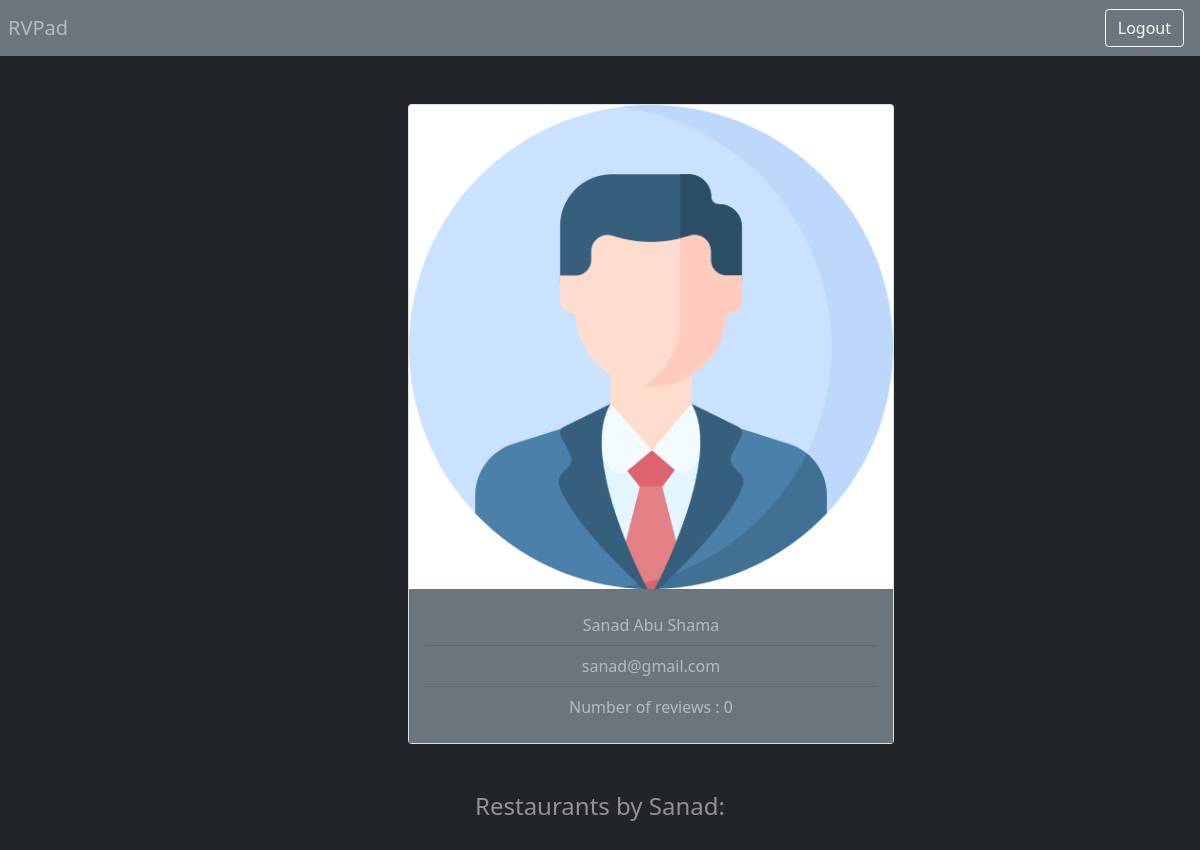
/rvpad/users/9 (signed in), run on an earlier commit of the app's database.
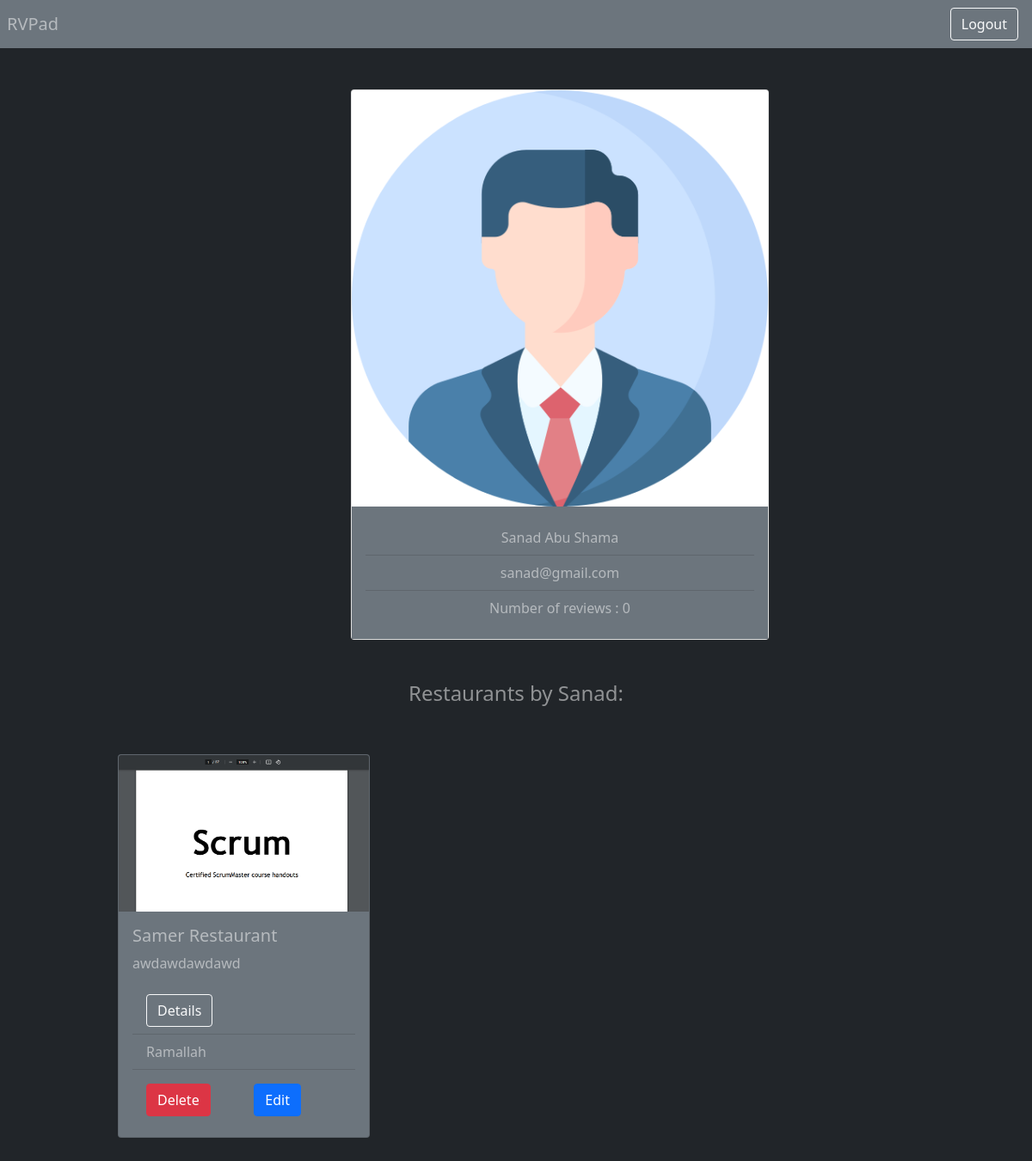
And on a later commit of the database.
### rvpad_app/models.py (models this page shows, shortened)
class Restaurant(models.Model):
    name = models.CharField(max_length=255)
    description = models.TextField()
    location = models.CharField(max_length=255)
    image = models.ImageField(
        upload_to='images/', default='/static/imgs/no_image.png')
    posted_by = models.ForeignKey(
        User, related_name="restaurants", on_delete=models.CASCADE)
    created_at = models.DateTimeField(auto_now_add=True)
    updated_at = models.DateTimeField(auto_now=True)
    objects = RestaurantManager()

### rvpad_app/views.py (the view)
# urls.py: path('users/<int:user_id>', views.user_profile),
def user_profile(request, user_id):
    if 'userid' in request.session:
        user = User.objects.get(id=user_id)
        reviews = user.reviews.all()
        context = {
            'user': user,
            'num_reviews': len(reviews)
        }
        return render(request, 'user_prof.html', context)
    else:
        return redirect('/login_register')

### rvpad_app/templates/user_prof.html (shortened to what this page needs)
<!DOCTYPE html>
<html lang="en">
  <head>
  </head>
  <link
    href="https://cdn.jsdelivr.net/npm/bootstrap@5.1.3/dist/css/bootstrap.min.css"
    rel="stylesheet"
  />
  <body class="bg-dark text-white-50">
    <nav class="navbar navbar-light bg-secondary justify-content-between px-2">
      <a href="/" class="navbar-brand mr-8 text-white-50">RVPad</a>
      <a href="/logout" class="btn btn-outline-light my-2 my-sm-0 ms-auto me-2"
        >Logout</a
      >
    </nav>
    <div class="row my-5">
      <div class="col-md-5 offset-md-4 text-center col-10 offset-1">
        <div class="card">
          <img src="{{user.image.url}}" class="card-img-top" alt="imgg" />
          <div class="card-body bg-secondary">
            <ul class="list-group list-group-flush">
              <li class="list-group-item bg-secondary text-white-50">
                {{user.first_name}} {{user.last_name}}
              </li>
              <li class="list-group-item bg-secondary text-white-50">
                {{user.email}}
              </li>
              <li class="list-group-item bg-secondary text-white-50">
                Number of reviews : {{num_reviews}}
              </li>
            </ul>
          </div>
        </div>
      </div>
    </div>
    <div class="container">
      <div class="row">
        <div class="col-6 offset-3 text-center">
          <h4>Restaurants by {{user.first_name}}:</h4>
        </div>
      </div>
      <div class="row mt-5 mb-5">
        <div class="col-lg-10 offset-lg-1 col-12">
          <div class="row row-cols-1 row-cols-md-3 row-cols-sm-2 g-4">
            {%for rest in user.restaurants.all%}
            <div class="col">
              <div class="card bg-secondary">
                <img
                  src="{{rest.image.url}}"
                  class="card-img-top"
                  alt="Restaurant Image"
                />
                <div class="card-body">
                  <h5 class="card-title">{{rest.name}}</h5>
                  <p class="card-text">{{rest.description}}</p>
                  <ul class="list-group list-group-flush">
                    <li class="list-group-item bg-secondary text-white-50">
                      <a
                        href="/rvpad/restaurants/{{rest.id}}"
                        class="btn btn-outline-light"
                        >Details</a
                      >
                    </li>
                    <li class="list-group-item bg-secondary text-white-50">
                      {{rest.location}}
                    </li>
                    <li class="list-group-item bg-secondary text-white-50">
                      <div class="row">
                        <div class="col mt-2">
                          <a
                            class="btn btn-danger float-end float-sm-none"
                            href="/rvpad/restaurants/delete/{{rest.id}}"
                            >Delete</a
                          >
                        </div>
                        <div class="col mt-2">
                          <a
                            class="btn btn-primary"
                            href="/rvpad/restaurants/edit/{{rest.id}}"
                            >Edit</a
                          >
                        </div>
                      </div>
                    </li>
                  </ul>
                </div>
              </div>
            </div>
            {%endfor%}
          </div>
        </div>
      </div>
    </div>
  </body>
</html>

What changed in the data, as far as the page shows it:
added Restaurant: image (picture), name "Samer Restaurant", description "awdawdawdawd", location "Ramallah"
